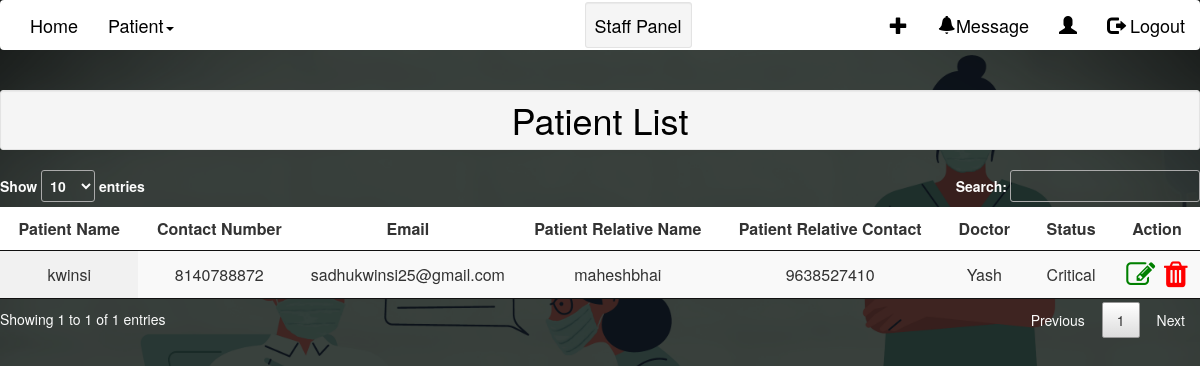
/viewPatient/, run on the app's committed database.
### home/models.py (models this page shows, shortened)
class Patient(models.Model):
    caseNumber = models.IntegerField(('Case Number'),default=random.randint(100000,999999),unique=True)
    patientId = models.AutoField(primary_key=True)
    patientName = models.CharField(("Patient Name"),max_length=24)
    patientEmail = models.EmailField(("Email Id"),unique=True)
    GENDER_CHOICES = (
        ('M', 'Male'),
        ('F', 'Female'),
    )
    gender = models.CharField(max_length=1, choices=GENDER_CHOICES)
    phone = models.IntegerField(("Phone Number"),validators=[validate_phoneNumber],unique=True)
    patientRelativeNumber = models.IntegerField(("Relative's Phone number"),validators=[validate_phoneNumber])
    patientRelativeName = models.CharField(("Relative's name"),max_length=24)
    line1 = models.CharField(("Address line1"),max_length=250)
    line2 = models.CharField(("Address line2"),max_length=250)
    state = models.ForeignKey('State',on_delete=models.CASCADE,null=True)
    sname = State.objects.filter(stateName = state)
    city = models.ForeignKey('City',on_delete=models.CASCADE,null=True) #,limit_choices_to={'stateName': 1}
    pincode = models.IntegerField(("Pincode"),validators=[validate_pincode])
    previousHistory = models.CharField(("Previous history"),max_length=250)
    dob = models.DateField(("Date of birth"))
    wardName = models.ForeignKey('Ward',on_delete=models.CASCADE,blank=True,default="")
    bedNumber  = models.ForeignKey('Bed',on_delete=models.CASCADE,blank=True) #,limit_choices_to={'occupied': False}
    doctorName = models.ForeignKey('Doctor',on_delete=models.CASCADE,default=None,blank=True)
    doctorNotes = models.CharField(("Doctor Notes"),max_length=250,default=None,blank=True)
    doctorVisitingTime = models.DateTimeField(("Doctor Visiting Time"),default=None,blank=True)
    dateTime = models.DateTimeField(("Date Time"),default=now)
    pending = 'Pending'
    critical = 'Critical'
    recovering = 'Recovering'
    recovered = 'Recovered'
    deceased = 'Deceased'
    PATIENT_STATUS_CHOICES = [
        (pending,'pending'),
        (critical, 'critical'),
        (recovering, 'recovering'),
        (recovered, 'recovered'),
        (deceased, 'deceased'),]
    patientStatus = models.CharField(("Patient Status"),max_length=10,choices=PATIENT_STATUS_CHOICES,default=pending)

class Doctor(models.Model):
    doctorId = models.AutoField(primary_key=True)
    doctorName = models.CharField(("Doctor Name"),max_length=24)
    doctorUsername=models.CharField(("Doctor Username"),max_length=15)
    doctorPass=models.CharField(("Doctor Password"),max_length=100)
    doctorContact = models.IntegerField(("Doctor Contact"))
    doctorEmail=models.EmailField(("Email Id"),unique=True)
    Specialization = models.ForeignKey('Specialization',on_delete = models.CASCADE,null=False)
    code=models.CharField(default='000000',max_length=16)
    def __str__(self):
        return self.doctorName

### home/views.py (the view)
# urls.py: path('viewPatient/',views.viewPatient,name="viewPatient"),
def viewPatient(request):
    viewData = Patient.objects.all()
    return render(request, 'viewPatient.html',{"viewData":viewData})

### home/templates/viewPatient.html (shortened to what this page needs)
{% load static %}
{% include 'staffNav.html' %}
<!DOCTYPE html>
<html lang="en">
<head>
    <link rel="stylesheet" href="https://use.fontawesome.com/releases/v5.8.1/css/all.css">
    <link  href="{% static 'css/responsive.css' %}" rel="stylesheet">
    <link  href="{% static 'css/jquery.mCustomScrollbar.min.css' %}" rel="stylesheet">
    <link rel="stylesheet" href="https://netdna.bootstrapcdn.com/font-awesome/4.0.3/css/font-awesome.css">
    <link  href="{% static 'css/owl.carousel.min.css' %}" rel="stylesheet">
    <link rel="stylesheet" href="https://cdnjs.cloudflare.com/ajax/libs/fancybox/2.1.5/jquery.fancybox.min.css" media="screen">
    <link rel="stylesheet" href="{% static 'css/dataTable.css' %}">
    <link rel="stylesheet" href="https://cdnjs.cloudflare.com/ajax/libs/font-awesome/4.7.0/css/font-awesome.min.css">
    <link rel="stylesheet" href="{% static 'css/staffNav.css' %}">
</head>
<body >
    <h1 class="text-center well well-sm  page-header"><strong>Patient List</strong></h1>
        <table id="example" class="display" style="width:100%;">
            <thead>
                <tr>
                    <th style="background-color: white;">Patient Name</th>
                    <th style="background-color: white;">Contact Number</th>
                    <th style="background-color: white;">Email</th>
                    <th style="background-color: white;">Patient Relative Name</th>
                    <th style="background-color: white;">Patient Relative Contact</th>
                    <th style="background-color: white;">Doctor</th>
                    <th style="background-color: white;">Status</th>
                    <th style="background-color: white;">Action</th>
                </tr>
            </thead>
            <tbody>
                {% for i in viewData %}
                <tr>
                    <td>{{i.patientName}}</td>
                    <td>{{i.phone}}</td>
                    <td>{{i.patientEmail}}</td>
                    <td>{{i.patientRelativeName}}</td>
                    <td>{{i.patientRelativeNumber}}</td>
                    <td>{{i.doctorName}}</td>
                    <td>{{i.patientStatus}}</td>
                    <td><a href="/updatePatient?id={{i.patientId}}/"><i class="fa fa-edit" style="font-size:29px;color:green"></i></a>&nbsp;
                        <a href="/deletePatient?id={{i.patientId}}/" onclick="showAlert();"><i class="fa fa-trash" style="font-size:30px;color:red"></i></a></td>
                </tr>
                {% endfor %}
            </tbody>
        </table>
</body>
</html>

### static/css/staffNav.css (style rules this page uses)
body { background: url('../doccopy.png'); background-size: cover; }
b, strong { font-weight: 500; color: black; }
body { font-family: "Helvetica Neue",Helvetica,Arial,sans-serif; font-size: 14px; color: #333; }
th,td { text-align: center; }

### static/css/dataTable.css (style rules this page uses)
table.dataTable { width:100%;margin:0 auto;clear:both;border-collapse:separate;border-spacing:0 }
table.dataTable thead th,table.dataTable tfoot th { font-weight:bold }
table.dataTable thead th,table.dataTable thead td { padding:10px 18px;border-bottom:1px solid #111 }
table.dataTable thead .sorting,table.dataTable thead .sorting_asc,table.dataTable thead .sorting_desc,table.dataTable thead .sorting_asc_disabled,table.dataTable thead .sorting_desc_disabled { cursor:pointer;*cursor:hand;background-repeat:no-repeat;background-position:center right }
table.dataTable thead .sorting { background-image:url("../images/sort_both.png") }
table.dataTable thead .sorting_asc { background-image:url("../images/sort_asc.png") !important }
table.dataTable tbody tr { background-color:#fff }
table.dataTable tbody th,table.dataTable tbody td { padding:8px 10px }
table.dataTable.row-border tbody th,table.dataTable.row-border tbody td,table.dataTable.display tbody th,table.dataTable.display tbody td { border-top:1px solid #ddd }
table.dataTable.row-border tbody tr:first-child th,table.dataTable.row-border tbody tr:first-child td,table.dataTable.display tbody tr:first-child th,table.dataTable.display tbody tr:first-child td { border-top:none }
table.dataTable.stripe tbody tr.odd,table.dataTable.display tbody tr.odd { background-color:#f9f9f9 }
table.dataTable.order-column tbody tr>.sorting_1,table.dataTable.order-column tbody tr>.sorting_2,table.dataTable.order-column tbody tr>.sorting_3,table.dataTable.display tbody tr>.sorting_1,table.dataTable.display tbody tr>.sorting_2,table.dataTable.display tbody tr>.sorting_3 { background-color:#fafafa }
table.dataTable.display tbody tr.odd>.sorting_1,table.dataTable.order-column.stripe tbody tr.odd>.sorting_1 { background-color:#f1f1f1 }
table.dataTable.no-footer { border-bottom:1px solid #111 }
table.dataTable th,table.dataTable td { box-sizing:content-box }

### data on the page
Patient: patientName "kwinsi", phone "8140788872", patientEmail "sadhukwinsi25@gmail.com", patientRelativeName "maheshbhai", patientRelativeNumber "9638527410", doctorName "Yash", patientStatus "Critical"
